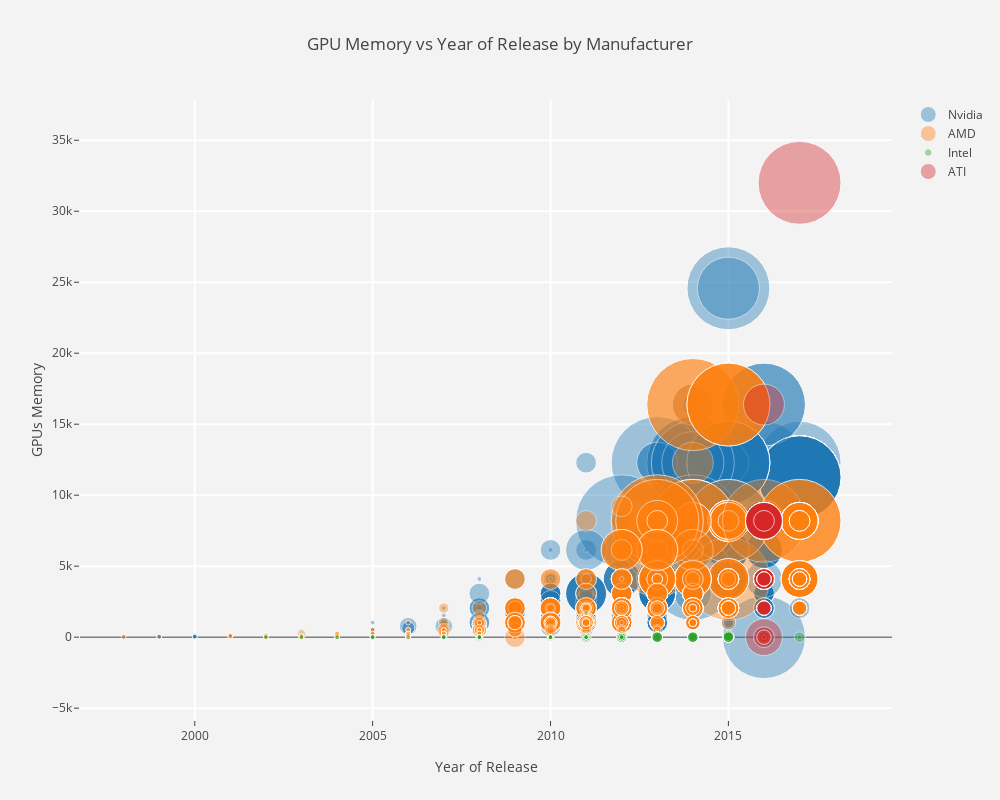

Here is the notebook cell this chart was saved with:
### Markdown cell above
### 2.2. GPU Memory vs Year of Release by Manufacturer
<a id="gpu_memory_vs_year_of_release_by_manufacturer"></a>

### Code cell
data = []

for manufacturer in dataset['Manufacturer'].unique():
    
    trace_dataset = dataset.loc[dataset['Manufacturer'] == manufacturer]
    
    trace = go.Scatter(
        x = trace_dataset['Release_Year'],
        y = trace_dataset['Memory'],
        mode = 'markers',
        name = manufacturer,
        marker= dict(symbol="circle",
                    size = trace_dataset['PixelNum']/100000,
                    opacity = 0.4,
                    line= dict(width=1,
                               color = 'rgb(255, 255, 255)'
                              ),
        ),
        text= dataset['Name']
    )
    
    data.append(trace)
    
layout = dict(title = 'GPU Memory vs Year of Release by Manufacturer',
              width=1000,
              height=800,
              paper_bgcolor='rgb(243, 243, 243)',
              plot_bgcolor='rgb(243, 243, 243)',
              yaxis = dict(title= 'GPUs Memory',
                           ticklen= 5,
                           gridcolor='rgb(255, 255, 255)',
                           gridwidth= 2),
              xaxis = dict(title= 'Year of Release',
                           ticklen= 5,
                           gridcolor='rgb(255, 255, 255)',
                           gridwidth= 2)
             )

fig= go.Figure(data=data, layout=layout)
py.iplot(fig)

### Figure 1 — Plotly figure (JSON) as saved in the notebook; plotly's stock layout.template omitted (floating-point values rounded to 4 significant figures; data arrays with more than 128 entries replaced by an {"elided": "..."} marker saying what was removed)
{"data": [{"marker": {"line": {"color": "rgb(255, 255, 255)", "width": 1}, "opacity": 0.4, "size": {"elided": "1708 float values"}, "symbol": "circle"}, "mode": "markers", "name": "Nvidia", "text": {"elided": "3360 str values"}, "type": "scatter", "x": {"elided": "1708 int values"}, "y": {"elided": "1708 int values"}}, {"marker": {"line": {"color": "rgb(255, 255, 255)", "width": 1}, "opacity": 0.4, "size": {"elided": "1312 float values"}, "symbol": "circle"}, "mode": "markers", "name": "AMD", "text": {"elided": "3360 str values"}, "type": "scatter", "x": {"elided": "1312 int values"}, "y": {"elided": "1312 int values"}}, {"marker": {"line": {"color": "rgb(255, 255, 255)", "width": 1}, "opacity": 0.4, "size": {"elided": "253 float values"}, "symbol": "circle"}, "mode": "markers", "name": "Intel", "text": {"elided": "3360 str values"}, "type": "scatter", "x": {"elided": "253 int values"}, "y": {"elided": "253 int values"}}, {"marker": {"line": {"color": "rgb(255, 255, 255)", "width": 1}, "opacity": 0.4, "size": [36.86, 4.8, 4.8, 36.86, 36.86, 20.74, 36.86, 4.8, 36.86, 20.74, 36.86, 20.74, 20.74, 36.86, 20.74, 36.86, 36.86, 4.8, 20.74, 20.74, 36.86, 20.74, 36.86, 36.86, 36.86, 20.74, 4.8, 36.86, 36.86, 4.8, 36.86, 20.74, 36.86, 20.74, 36.86, 20.74, 4.8, 36.86, 36.86, 36.86, 40.96, 36.86, 36.86, 20.74, 20.74, 20.74, 20.74, 20.74, 20.74, 20.74, 20.74, 20.74, 20.74, 20.74, 20.74, 20.74, 20.74, 20.74, 20.74, 20.74, 20.74, 14.4, 14.4, 14.4, 20.74, 14.4, 14.4, 20.74, 14.4, 14.4, 14.4, 14.4, 14.4, 14.4, 14.4, 14.4, 14.4, 14.4, 14.4, 14.4, 14.4, 14.4, 14.4, 14.4, 14.4, 82.94, 14.4], "symbol": "circle"}, "mode": "markers", "name": "ATI", "text": {"elided": "3360 str values"}, "type": "scatter", "x": [2016, 2016, 2016, 2016, 2016, 2016, 2016, 2016, 2016, 2016, 2016, 2016, 2016, 2016, 2016, 2016, 2016, 2016, 2016, 2016, 2016, 2016, 2016, 2016, 2016, 2016, 2016, 2016, 2016, 2016, 2016, 2016, 2016, 2016, 2016, 2016, 2016, 2016, 2016, 2016, 2016, 2016, 2016, 2016, 2016, 2016, 2016, 2016, 2016, 2016, 2016, 2016, 2016, 2016, 2016, 2016, 2016, 2016, 2016, 2016, 2016, 2016, 2016, 2016, 2016, 2016, 2016, 2016, 2016, 2016, 2016, 2016, 2016, 2016, 2016, 2016, 2016, 2016, 2016, 2016, 2016, 2016, 2016, 2016, 2016, 2017, 2016], "y": [0, 0, 0, 8192, 8192, 4096, 8192, 0, 8192, 4096, 8192, 4096, 4096, 8192, 4096, 8192, 8192, 8192, 4096, 4096, 8192, 4096, 8192, 8192, 8192, 4096, 8192, 8192, 8192, 8192, 8192, 4096, 8192, 4096, 8192, 4096, 4096, 8192, 8192, 8192, 16384, 8192, 8192, 4096, 4096, 4096, 4096, 4096, 4096, 8192, 4096, 4096, 4096, 4096, 4096, 8192, 4096, 0, 4096, 4096, 4096, 4096, 4096, 2048, 4096, 4096, 2048, 4096, 2048, 2048, 4096, 2048, 4096, 2048, 4096, 2048, 2048, 4096, 4096, 4096, 2048, 4096, 2048, 0, 0, 32000, 4096]}], "layout": {"height": 800, "paper_bgcolor": "rgb(243, 243, 243)", "plot_bgcolor": "rgb(243, 243, 243)", "title": "GPU Memory vs Year of Release by Manufacturer", "width": 1000, "xaxis": {"gridcolor": "rgb(255, 255, 255)", "gridwidth": 2, "ticklen": 5, "title": "Year of Release"}, "yaxis": {"gridcolor": "rgb(255, 255, 255)", "gridwidth": 2, "ticklen": 5, "title": "GPUs Memory"}}}
